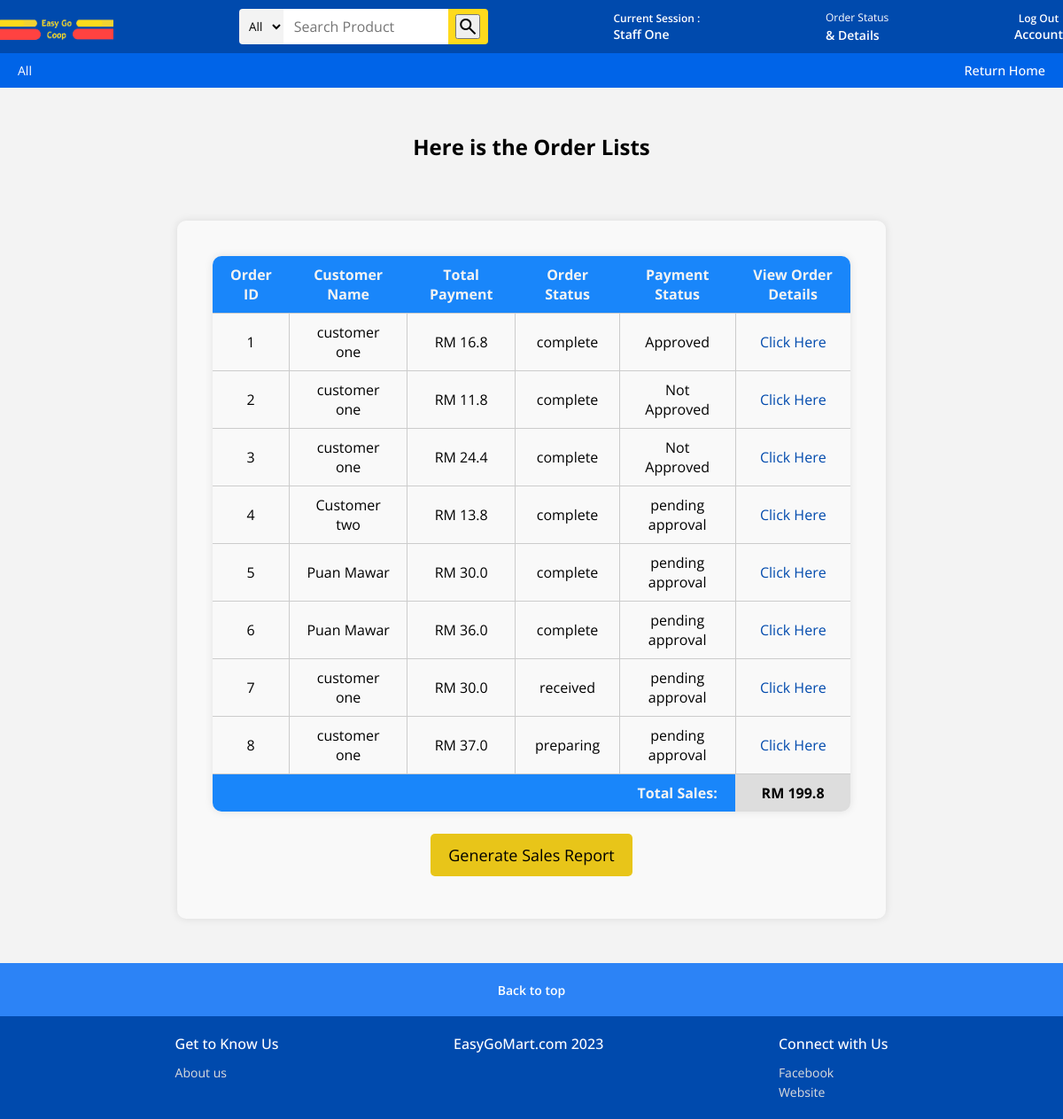
Page /staffOrderDetails/ (signed in) on the committed database.
### easyGoMart/models.py (models this page shows)
class Staff(models.Model):
    staffID = models.CharField(max_length= 5, primary_key= True)
    staffName = models.CharField(max_length=100)
    password = models.TextField(default='null')

class OrderDetail(models.Model):
    orderID = models.IntegerField(primary_key=True)
    transactionID = models.ForeignKey(TransactionDetail, on_delete=models.CASCADE)
    phoneNo = models.ForeignKey(Customer, on_delete=models.CASCADE)
    deliveryMethod = models.TextField(default="null")
    paymentMethod = models.TextField(default="null")
    totalAmount = models.FloatField(default=0)
    orderDate = models.DateTimeField()
    orderStatus = models.CharField(max_length=9) #cancelled, preparing-9, shipped, received, complete

class Customer(models.Model):
    phoneNo = models.CharField(max_length= 12, primary_key= True)
    customerName = models.CharField(max_length=100)
    customerEmail = models.TextField()
    password = models.TextField()
    deliveryAddress = models.CharField(max_length=300)

class TransactionDetail(models.Model):
    transactionID = models.CharField(max_length= 5, primary_key= True)
    transactionImg = models.ImageField(default='')
    transactionBankName = models.TextField(default="null")
    transactionMethod = models.TextField(default="null")
    transactionDate = models.DateTimeField(default='')
    transactionStatus = models.CharField(max_length=16,default='') #not approved-12 or approved or pending approval

### easyGoMart/views.py (the view)
# urls.py: path('staffOrderDetails/', views.staffOrderDetails, name='staffOrderDetails'),
def staffOrderDetails(request):
    if 'staffID' not in request.session:
        return HttpResponseRedirect(reverse('loginStaff'))
    else:
        staffID = request.session['staffID']
        staff = Staff.objects.get(staffID=staffID)
        order_details = OrderDetail.objects.all()
        total_sales = sum(order_detail.totalAmount for order_detail in order_details)
    data = {
        'staffID': staffID,
        'staff': staff,
        'staffName': staff.staffName,
        'order_details': order_details,
        'total_sales': total_sales
    }
    return render(request, 'staffOrderDetails.html', data)

### easyGoMart/templates/staffOrderDetails.html (shortened to what this page needs)
<!DOCTYPE html>
<html lang="en">
{% load static %}
<head>
  <link rel="stylesheet" href="https://cdnjs.cloudflare.com/ajax/libs/font-awesome/6.0.0-beta3/css/all.min.css">
</head>
    <body>
      <header>
        <nav class="navbar">
          <div class="nav-logo">
            <a href="{% url 'staffPage' %}"><img src="{% static 'media/logo.png' %}" alt="logo">
            </a>
          </div>
          <form action="{% url 'staffPageFilter' %}" method="get">
            <div class="nav-search">
                <select name="category" class="select-search">
                  <option value="All">All</option>
                </select>
                <input type="text" name="search" placeholder="Search Product" class="search-input">
                <div class="search-icon">
                    <button type="submit" class="material-symbols-outlined">search</button>
                </div>
            </div>
        </form>
        <div class="sign-in">
          <a href="#"> <p>Current Session :</p>
           <span>{{ staffName }}</span>
          </a>
         </div>
          <div class="returns">
            <a href="{% url 'staffOrderDetails' %}">
              <p>Order Status</p>
              <span>&amp; Details</span></a>
          </div>
          <div class="sign-in">
            <a href="{% url 'logoutStaff' %}" method="post" type="submit"> <p>Log Out</p>
             <span>Account</span></a>
           </div>
        </nav>
        <div class="banner">
          <div class="banner-content">
            <div class="panel">
              <a href="{% url 'staffPage' %}">All</a>
            </div>
            <div class="deals">
              <a href="{% url 'staffPage' %}">Return Home</a>
            </div>
          </div>
        </div>
      </header>
     <section class="shop-section">
      <h1> Here is the Order Lists</h1>
     </section>
<section class="shop-section">
  <form method="post" class="wrapper" id="shoppingCartForm" action="{% url 'shoppingCart' %}">
        <table class="table" id="shoppingCartTable">
          <thead>
              <tr>
                  <th>Order ID</th>
                  <th>Customer Name</th>
                  <th>Total Payment</th>
                  <th>Order Status</th>
                  <th>Payment Status</th>
                  <th>View Order Details</th>
              </tr>
          </thead>
          <tbody>
            {% for order_detail in order_details %}
                    <tr>
                        <td>{{ order_detail.orderID }}</td>
                        <td>{{ order_detail.phoneNo.customerName }}</td>
                        <td>RM {{ order_detail.totalAmount }}</td>
                        <td>{{ order_detail.orderStatus }}</td>
                        <td>{{ order_detail.transactionID.transactionStatus }}</td>
                        <td>
                            <a style="color: #004AAD;" href="{% url 'viewOrderDetails' order_detail.orderID %}">Click Here</a>
                        </td>
                    </tr>
            {% endfor %}
        </tbody>
          <thead>
              <tr>
                  <th></th>
                  <th></th>
                  <th></th>
                  <th></th>
                  <th>Total Sales: </th>
                  <th style="background-color: #ddd; color: #000; position: center;">RM {{ total_sales }}</th>
              </tr>
          </thead>
      </table>
      <br>
        <div class="btn-box">
          <a href="{% url 'salesReport' %}" class="btn">Generate Sales Report</a>
      </form>
     </section>
    <footer>
      <a href="#" class="footer-title">
        Back to top
      </a>
      <div class="footer-items">
        <ul>
          <h3>Get to Know Us</h3>
          <li><a href="https://beranang.kpm.edu.my/kpmb/index.php">About us</a></li>
        </ul>
        <ul>
          <h3>EasyGoMart.com 2023</h3>
        </ul>
        <ul>
          <h3>Connect with Us</h3>
          <li><a href="https://www.facebook.com/KPMBERANANGSELANGOR/">Facebook</a></li>
          <li><a href="https://beranang.kpm.edu.my/kpmb/index.php">Website</a></li>
        </ul>
      </div>
    </footer>
    </body>
</html>

### easyGoMart/templates/staffOrderDetails.html (style rules this page uses)
* { margin: 0; padding: 0; box-sizing: border-box; font-family: "Open Sans", sans-serif; }
html { scroll-behavior: smooth; }
a { text-decoration: none; color: #fff; }
header { width: 100%; background-color:#004AAD; }
.navbar { height: 60px; display: flex; align-items: center; justify-content: space-between; cursor: pointer; color: #fff; max-width: 1280px; margin: 0 auto; }
.nav-logo img { margin-top: 10px; width: 128px; background-image: url("static/images/logo.png"); }
.nav-search { display: flex; justify-content: space-evenly; max-width: 420px; width: 100%; height: 40px; border-radius: 4px; }
.select-search { background: #f3f3f3; width: 50px; text-align: center; border-top-left-radius: 4px; border-bottom-left-radius: 4px; border: none; }
.search-input { max-width: 600px; width: 100%; font-size: 1rem; border: none; outline: none; padding-left: 10px; }
.search-icon { max-width: 45px; width: 100%; display: flex; justify-content: center; align-items: center; font-size: 1.2rem; background: #FFDA1C; color: #000; cursor: pointer; border-top-right-radius: 4px; border-bottom-right-radius: 4px; }
.sign-in p, .returns p { font-size: 0.75rem; }
.sign-in, .returns span { font-size: 0.875rem; font-weight: 600; }
.banner { padding: 10px 20px; background: #006af4d3; color: #fff; font-size: 0.875rem; }
.banner-content { margin: 0 auto; max-width: 1280px; display: flex; align-items: center; justify-content: space-between; }
.panel { max-width: 1280px; display: flex; align-items: center; gap: 5px; cursor: pointer; }
.deals a { font-size: 0.9rem; font-weight: 500; white-space: nowrap; }
body { min-width: 600px; }
.shop-section { display: block; align-items: center; justify-content: center; flex-wrap: wrap; background-color: #f3f3f3; padding: 50px 0; }
h1, h3, p { width: 100%; display: block; position: relative; text-align: center; word-wrap: break-word; }
h1 { margin-bottom: -40px; }
h3 { margin-top: none; }
.footer-title { display: flex; align-items: center; justify-content: center; background: #006af4d3; color: #fff; font-size: 0.875rem; font-weight: 600; height: 60px; }
.footer-items { display: flex; justify-content: space-evenly; width: 100%; margin: 0 auto; background: #004AAD; }
.footer-items h3 { font-size: 1rem; font-weight: 500; color: #fff; margin: 20px 0 10px 0; }
.footer-items ul { list-style: none; margin-bottom: 20px; }
.footer-items li a { color: #ddd; font-size: 0.875rem; }
.wrapper { min-width: 600px; max-width: 800px; margin: 0 auto; background: #f9f9f9; padding: 40px; border-radius: 10px; box-shadow: 0 0 10px rgba(0, 0, 0, 0.1); }
input[type="text"], textarea { padding: 12px; }
.btn-box { margin-top: 15px; text-align: center; }
.btn { background: #e8c519; color: #000000; border: none; padding: 12px 20px; margin: 10px; font-size: 18px; cursor: pointer; border-radius: 5px; }
.table { border-collapse: collapse; width: 100%; border-radius: 10px; overflow: hidden; box-shadow: 0 0 10px rgba(0, 0, 0, 0.1); }
.table td { border: 1px solid #ccc; padding: 10px 15px; text-align: center; }
.table th { padding: 10px 15px; text-align: center; color: #f3f3f3; background-color: #1986fa; }
.table th:first-child, .table td:first-child { border-left: none; }
.table th:last-child, .table td:last-child { border-right: none; }

### rows in the picture
Staff: staffName "Staff One"
OrderDetail: orderID "1", phoneNo.customerName "customer one", totalAmount "16.8", orderStatus "complete", transactionID.transactionStatus "Approved"
OrderDetail: orderID "2", phoneNo.customerName "customer one", totalAmount "11.8", orderStatus "complete", transactionID.transactionStatus "Not Approved"
OrderDetail: orderID "3", phoneNo.customerName "customer one", totalAmount "24.4", orderStatus "complete", transactionID.transactionStatus "Not Approved"
OrderDetail: orderID "4", phoneNo.customerName "Customer two", totalAmount "13.8", orderStatus "complete", transactionID.transactionStatus "pending approval"
OrderDetail: orderID "5", phoneNo.customerName "Puan Mawar", totalAmount "30.0", orderStatus "complete", transactionID.transactionStatus "pending approval"
OrderDetail: orderID "6", phoneNo.customerName "Puan Mawar", totalAmount "36.0", orderStatus "complete", transactionID.transactionStatus "pending approval"
OrderDetail: orderID "7", phoneNo.customerName "customer one", totalAmount "30.0", orderStatus "received", transactionID.transactionStatus "pending approval"
OrderDetail: orderID "8", phoneNo.customerName "customer one", totalAmount "37.0", orderStatus "preparing", transactionID.transactionStatus "pending approval"

### other values in the picture
{{ total_sales }} "199.8"
